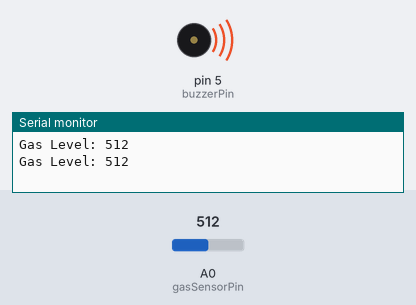
This sketch was run on a simulated Arduino Uno, built with avr-gcc and run on an emulated ATmega328P. Parts: buzzer (waves = sounding, pin HIGH), the last lines printed to the serial monitor. Inputs (shaded band) come from the test bench; at power-on: A0 (gasSensorPin) = 512.

Above: at 1.8 s.
1.9 s: A0 (gasSensorPin) set to 415
3.4 s: A0 (gasSensorPin) set to 394
At 5.2 s:
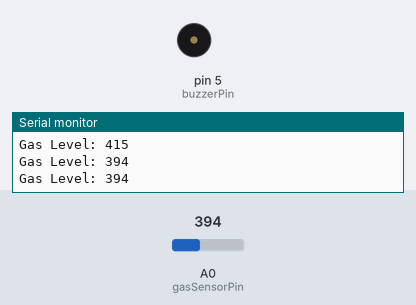
5.5 s: A0 (gasSensorPin) set to 410
At 6.9 s:
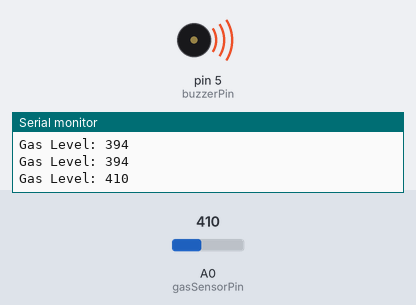
7.5 s: A0 (gasSensorPin) set to 390
At 8.5 s:
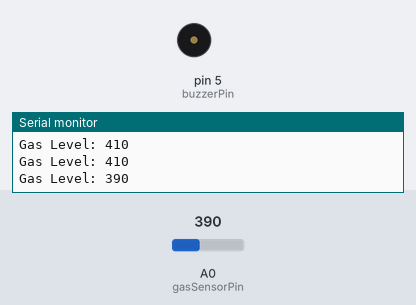
Timing chart, 0 to 10.5 s (numbered marks = the images above; inputs shaded):
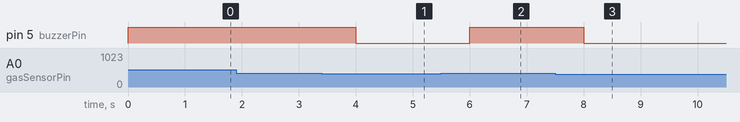

Measured:
- the behaviour switches between 401 and 400 on A0 (gasSensorPin) (found by bisection; images 0 and 1)
- after the input at 3.4 s, pin 5 (buzzerPin): HIGH → LOW after 0.60 s
- after the input at 5.5 s, pin 5 (buzzerPin): LOW → HIGH after 0.50 s
- after the input at 7.5 s, pin 5 (buzzerPin): HIGH → LOW after 0.50 s

The sketch:

gas.ino
```cpp
int gasSensorPin = A0;   // Analog pin for gas sensor
int buzzerPin = 5;        // Digital pin for buzzer
int threshold = 400;      // Threshold value for gas detection (adjust as needed)

void setup() {
  pinMode(gasSensorPin, INPUT);   // Set gas sensor pin as input
  pinMode(buzzerPin, OUTPUT);     // Set buzzer pin as output
  Serial.begin(9600);             // Initialize Serial Monitor
}

void loop() {
  int gasValue = analogRead(gasSensorPin);  // Read gas sensor value
  Serial.print("Gas Level: ");
  Serial.println(gasValue);  // Print the gas value to the Serial Monitor

  if (gasValue > threshold) {
    digitalWrite(buzzerPin, HIGH);  // Activate buzzer if gas detected
  } else {
    digitalWrite(buzzerPin, LOW);   // Turn off buzzer if gas is normal
  }
  delay(1000);  // Wait for 1 second before the next reading
}
```
